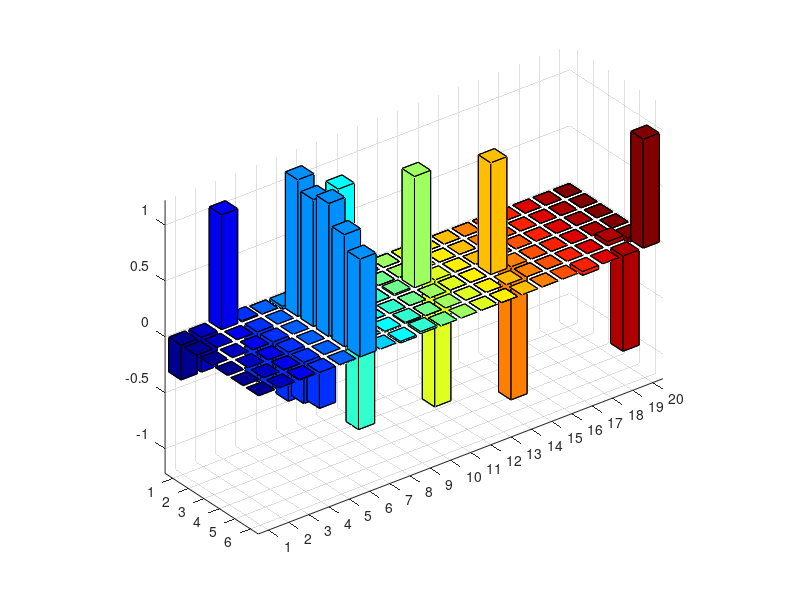

Write MATLAB code to recreate this figure. (Note: this script raises an error after producing the figure.)
% Data creation of sensitivity plot
AcetoacetylCoA= [-0.311208	-0.311208	1.02664	0.00995074	6.87549e-05	-0.0270244	3.79307e-05	2.18322e-06	5.14777e-07	-6.03536e-08	6.25253e-07	1.82261e-07	9.39813e-10	8.91643e-07	2.99131e-07	5.84103e-10	5.09095e-10	-2.3052e-12	3.34254e-10	5.1406e-10	2.41405e-06	2.13389e-06	6.28139e-07	2.17677e-06];
HydroxybutyrylCoA	= [-0.00024362	-0.00024362	0.000788799	-0.450012	-0.000496963	1.2222	-0.000309341	0.999995	-1.22051	-2.51989e-06	-2.47069e-05	-4.73346e-06	1.04448e-08	-1.38555e-05	-2.74058e-05	9.06255e-09	-7.1734e-09	-4.81089e-10	7.21396e-08	-5.2759e-09	-2.53974e-05	2.19843e-06	-1.91702e-05	-8.16686e-06];
CrotonylCoA=[-0.000226421	-0.000226421	0.000733638	-0.418454	-0.000462033	1.13636	-0.000287676	-4.7134e-06	-1.31786e-05	0.0126043	0.995403	-1.13497	0.00457337	-1.2933e-05	-2.56778e-05	7.47044e-09	-7.71262e-09	-4.49502e-10	6.74595e-08	-5.92511e-09	-2.37779e-05	2.20144e-06	-1.77891e-05	-7.49908e-06];
ButyrylCoA=[-0.000237238	-0.000237238	0.000769812	-0.438862	-0.00048443	1.19186	-0.000301785	-4.61056e-06	-1.41536e-05	-2.05798e-06	-2.49209e-05	-4.89621e-06	1.96033e-09	0.999986	-1.1903	5.65943e-09	-1.044e-08	-4.78957e-10	7.15488e-08	-8.51407e-09	-2.5287e-05	2.64989e-06	-1.85784e-05	-7.66281e-06];
Butyrate=[	-0.00121293	-0.00121293	0.00383757	-0.369456	-0.00250015	1.00337	-0.00138529	-0.00773159	0.00933001	2.28529e-06	-0.000178929	0.000173434	-7.60593e-07	-0.000337196	0.00035878	1.46963e-05	0.00150158	4.45307e-05	0.0367576	-0.0420516	-0.006229	0.00606932	0.00612306	-0.00621819];
Butyraldehyde=[-0.00193409	-0.00193409	0.00594976	-0.322008	-0.00397666	0.874603	-0.00204726	-0.0146778	0.0175144	-4.85907e-05	-0.000402497	0.000366732	-1.55582e-06	-0.000719889	0.000625197	-0.000341425	-0.034831	-0.00103293	-0.852625	0.975425	0.142313	-0.14271	-0.142593	0.142273];

M = [AcetoacetylCoA;HydroxybutyrylCoA;CrotonylCoA;ButyrylCoA;Butyrate;Butyraldehyde];

% taking away the unnecessary stuff

% car activation
M = M(:,1:20);

% Plot of relative sensitivities

figure
b = bar3(M);
colormap('jet')
%colorbar
for k = 1:length(b)
    zdata = b(k).ZData;
    b(k).CData = zdata;
    b(k).FaceColor = 'interp';
end

hh = get(b(3),'parent');

str = {'Acetoacetyl-CoA'; '3-hydr.-CoA'; 'Crotonyl-CoA'; 'Butyryl-Coa'; 'Butyric acid'; 'Butyraldehyde'; 'Propane'};
str2 = {'(AtoB).Kmb';	'(AtoB).Kma';	'(AtoB).Kcat';	'(Hdb).Kmb';	'(Hdb).Kma';	'(Hdb).Kcat';	'(Hdb).Kia';	'(Crt).Km';	'(Crt).Kcat';	'(Ter).Kmb';	'(Ter).Kma';	'(Ter).Kcat';	'(Ter).Kia';	'(YciA).Km';	'(YciA).Kcat';	'(Car).Kia';	'(Car).Kmb';	'(Car).Kmc';	'(Car).Kma';	'(Car).Kcat'};
set(gca,'XTickLabel',str2, 'XTick',1:numel(str2));
set(gca,'YTickLabel',str, 'YTick',1:numel(str));
